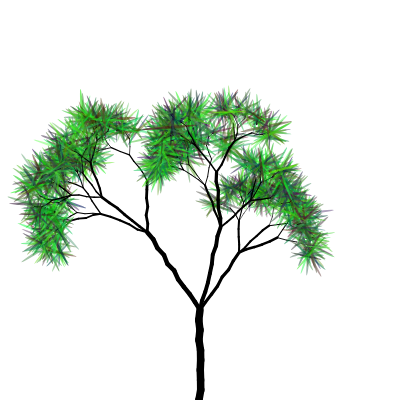
Frame 1 (no input)
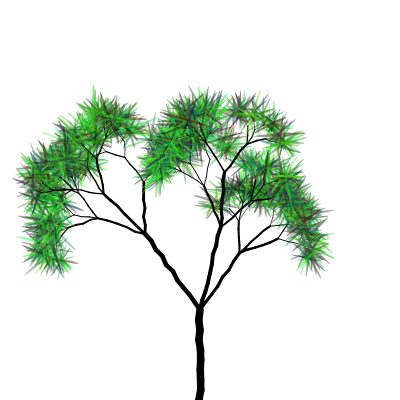
Frame 60 (no input)
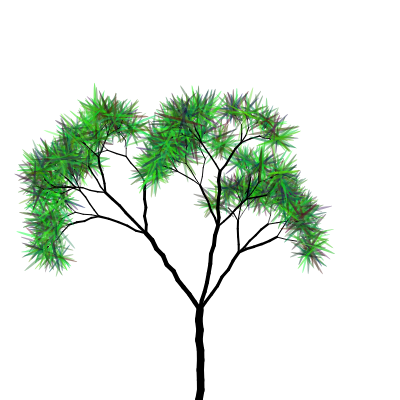
Frame 120 (the mouse pressed at the canvas centre since frame 60)

The p5.js sketch that drew these frames (run headless with seeded random() and noise() and a simulated clock; from frame 60 on, the mouse is pressed at the canvas centre):

// p5.js sketch
// ── sketch.js
let seed, n;

function setup() {
  createCanvas(400, 400);
  seed = random(1000);
  n = random(1000);
}

function draw() {
  background(255);
  randomSeed(seed);
  translate(width / 2, height+60);
  scale(1,1,1);
  branch(150); 
  n += 0.02;
}

function branch(len) {
  if (len > 3) {
    oline(0, 0, 0, -len, len/20 + random(-.5,.5));
    //line(0, 0, 0, -len);
    translate(0, -len);

    push();
    rotate(radians(map(noise(n),0,1,30,40)));    
    branch(len * random(.45,.65));
    pop();

    push();
    rotate(radians(map(noise(n+100),0,1,-30,-40)));
    branch(len * random(.45,.65));
    pop();
    
    if (random() < .4) {
      push();
      rotate(radians(map(noise(n+200),0,1,5,20)));
      branch(len * random(.45,.65));
      pop();
    }
       
    if (random() < .4) {
      push();
      rotate(radians(map(noise(n+300),0,1,-5,-20)));
      branch(len * random(.45,.65));
      pop();
    }
  }
  else {
    noStroke();
    fill(random(100),random(255),random(100),50+random(50,100));
    ellipse(0,0,len,len*random(10,20));
  }
}

function oline(x1, y1, x2, y2, weight) {
  strokeCap(ROUND);
  strokeWeight(weight);
  var twi = 1 + (weight/24.0);
  var xd = x2 - x1, yd = y2 - y1;
  var dist = sqrt(xd * xd + yd * yd);
  var sects = ceil(dist / 10.0);
  var tw2 = new Array(sects + 1).fill(0.0);
  for (var i = 0; i < sects; i++) {
    var tw = random(-twi, twi);
    var tx1 = x1 + ((xd / sects) * (i)) + tw2[i];
    var tx2 = x1 + ((xd / sects) * (i + 1)) + tw;
    var ty1 = y1 + ((yd / sects) * (i));
    var ty2 = y1 + ((yd / sects) * (i + 1));
    if (i == sects - 1) {
      tx2 = x2;
      ty2 = y2;
    }
    line(tx1, ty1, tx2, ty2);
    tw2[i + 1] = tw;
  }
}
